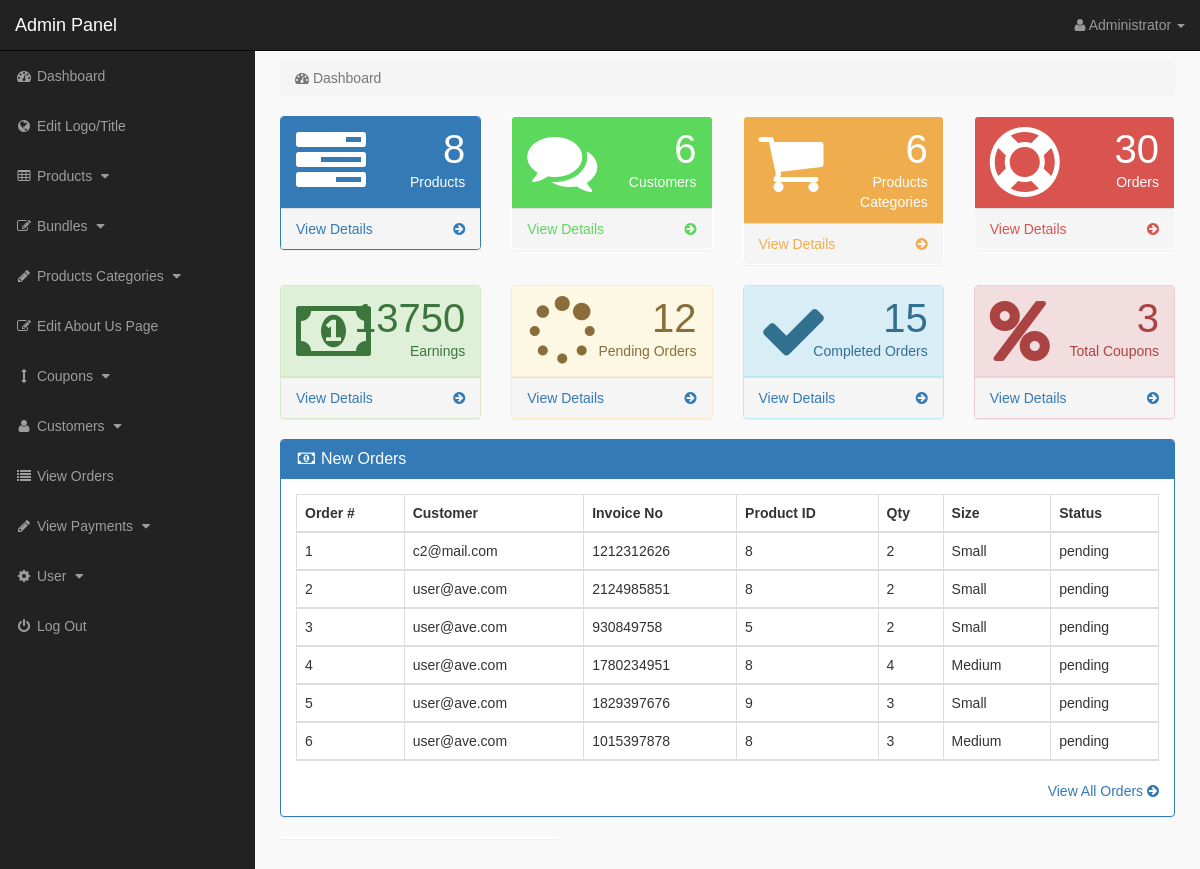
The page /admin_area/index.php?dashboard (signed in) on the database its author committed.
### tables this page shows
CREATE TABLE `pending_orders` (
  `order_id` int(10) NOT NULL,
  `customer_id` int(10) NOT NULL,
  `invoice_no` int(10) NOT NULL,
  `product_id` text NOT NULL,
  `qty` int(10) NOT NULL,
  `size` text NOT NULL,
  `order_status` text NOT NULL
);

CREATE TABLE `customers` (
  `customer_id` int(10) NOT NULL,
  `customer_name` varchar(255) NOT NULL,
  `customer_email` varchar(255) NOT NULL,
  `customer_pass` varchar(255) NOT NULL,
  `customer_country` text NOT NULL,
  `customer_city` text NOT NULL,
  `customer_contact` varchar(255) NOT NULL,
  `customer_address` text NOT NULL,
  `customer_image` text NOT NULL,
  `customer_ip` varchar(255) NOT NULL,
  `customer_confirm_code` text NOT NULL
);

### admin_area/dashboard.php (the view, shortened to what this page needs)
<?php
if (!isset($_SESSION['admin_email'])) {
    echo "<script>window.open('login.php','_self')</script>";
} else {
    $admin_level = $_SESSION['admin_level'];
    if ($admin_level == 2) {
        $hideme = 'display:none;';
    } else {
        $hideme = '';
    }
    ?>
<div class="row">
    <div class="col-lg-12">
        <ol class="breadcrumb">
            <li class="active">
        <i class="fa fa-dashboard"></i> Dashboard
            </li>
        </ol>
    </div>
</div>
<div class="row">
        <div class="col-lg-3 col-md-6">
            <div class="panel panel-primary">
                <div class="panel-heading">
                    <div class="row">
                        <div class="col-xs-3">
                            <i class="fa fa-tasks fa-5x"> </i>
                        </div>
                            <div class="col-xs-9 text-right">
                                <div class="huge"> <?php echo $count_products; ?> </div>
                                <div>Products</div>
                        </div>
                    </div>
                </div>
                <a href="index.php?view_products">
                    <div class="panel-footer">
                        <span class="pull-left"> View Details </span>
                        <span class="pull-right"> <i class="fa fa-arrow-circle-right"></i> </span>
                        <div class="clearfix"></div>
                    </div>
                </a>
            </div>
        </div>
    <div class="col-lg-3 col-md-6">
        <div class="panel panel-green">
            <div class="panel-heading">
                <div class="row">
                    <div class="col-xs-3">
                        <i class="fa fa-comments fa-5x"> </i>
                    </div>
                    <div class="col-xs-9 text-right">
                        <div class="huge"> <?php echo $count_customers; ?> </div>
                        <div>Customers</div>
                    </div>
                </div>
            </div>
            <a style="<?php echo $hideme; ?>" href="index.php?view_customers">
                <div class="panel-footer">
                    <span class="pull-left"> View Details </span>
                    <span class="pull-right"> <i class="fa fa-arrow-circle-right"></i> </span>
                    <div class="clearfix"></div>
                </div>
            </a>
        </div>
    </div>
    <div class="col-lg-3 col-md-6">
        <div class="panel panel-yellow">
            <div class="panel-heading">
                <div class="row">
                    <div class="col-xs-3">
                        <i class="fa fa-shopping-cart fa-5x"> </i>
                    </div>
                    <div class="col-xs-9 text-right">
                        <div class="huge"> <?php echo $count_p_categories; ?> </div>
                            <div>Products Categories</div>
                        </div>
                </div>
            </div>
            <a href="index.php?view_p_cats">
                <div class="panel-footer">
                    <span class="pull-left"> View Details </span>
                    <span class="pull-right"> <i class="fa fa-arrow-circle-right"></i> </span>
                    <div class="clearfix"></div>
                </div>
            </a>
        </div>
    </div>
    <div class="col-lg-3 col-md-6">
        <div class="panel panel-red">
            <div class="panel-heading">
                <div class="row">
                    <div class="col-xs-3">
                        <i class="fa fa-support fa-5x"> </i>
                    </div>
                    <div class="col-xs-9 text-right">
                        <div class="huge"> <?php echo $count_total_orders; ?> </div>
                        <div>Orders</div>
                    </div>
                </div>
            </div>
            <a href="index.php?view_orders">
                <div class="panel-footer">
                    <span class="pull-left"> View Details </span>
                    <span class="pull-right"> <i class="fa fa-arrow-circle-right"></i> </span>
                    <div class="clearfix"></div>
                </div>
            </a>
        </div>
    </div>
</div>
<div class="row">
    <div class="col-lg-3 col-md-6">
        <div class="panel panel-success">
            <div class="panel-heading">
                <div class="row">
                    <div class="col-xs-3">
                        <i class="fa fa-money fa-5x"> </i>
                    </div>
                    <div class="col-xs-9 text-right">
                        <div class="huge"> <?php echo $count_total_earnings ?> </div>
                        <div>Earnings</div>
                    </div>
                </div>
            </div>
            <a href="index.php?view_payments">
             <div class="panel-footer">
                <span class="pull-left"> View Details </span>
                <span class="pull-right"> <i class="fa fa-arrow-circle-right"></i> </span>
                <div class="clearfix"></div>
                 </div>
             </a>
        </div>
    </div>
    <div class="col-lg-3 col-md-6">
        <div class="panel panel-warning">
            <div class="panel-heading">
                <div class="row">
                    <div class="col-xs-3">
                        <i class="fa fa-spinner fa-5x"> </i>
                    </div>
                    <div class="col-xs-9 text-right">
                        <div class="huge"> <?php echo $count_pending_orders ?> </div>
                        <div>Pending Orders</div>
                    </div>
                </div>
            </div>
            <a href="index.php?view_orders">
                <div class="panel-footer">
                    <span class="pull-left"> View Details </span>
                    <span class="pull-right"> <i class="fa fa-arrow-circle-right"></i> </span>
                    <div class="clearfix"></div>
                </div>
            </a>
        </div>
    </div>
    <div class="col-lg-3 col-md-6">
        <div class="panel panel-info">
            <div class="panel-heading">
                <div class="row">
                    <div class="col-xs-3">
                        <i class="fa fa-check fa-5x"> </i>
                    </div>
                    <div class="col-xs-9 text-right">
                        <div class="huge"> <?php echo $count_completed_orders ?> </div>
                        <div>Completed Orders</div>
                    </div>
                </div>
            </div>
            <a href="index.php?view_orders">
                <div class="panel-footer">
                    <span class="pull-left"> View Details </span>
                    <span class="pull-right"> <i class="fa fa-arrow-circle-right"></i> </span>
                    <div class="clearfix"></div>
                </div>
            </a>
        </div>
    </div>
    <div class="col-lg-3 col-md-6">
        <div class="panel panel-danger">
            <div class="panel-heading">
                <div class="row">
                    <div class="col-xs-3">
                        <i class="fa fa-percent fa-5x"> </i>
                    </div>
                    <div class="col-xs-9 text-right">
                        <div class="huge"> <?php echo $count_coupons; ?> </div>
                        <div>Total Coupons</div>
                    </div>
                </div>
            </div>
            <a style="<?php echo $hideme; ?>" href="index.php?view_coupons">
                <div class="panel-footer">
                    <span class="pull-left"> View Details </span>
                    <span class="pull-right"> <i class="fa fa-arrow-circle-right"></i> </span>
                    <div class="clearfix"></div>
                </div>
            </a>
        </div>
    </div>
</div>
<div class="row" >
    <div class="col-lg-12" >
        <div class="panel panel-primary" >
            <div class="panel-heading" >
                <h3 class="panel-title" >
                    <i class="fa fa-money fa-fw" ></i> New Orders
                </h3>
            </div>
            <div class="panel-body" >
                <div class="table-responsive" >
                    <table class="table table-bordered table-hover table-striped" >
                        <thead>
                        <tr>
                            <th>Order #</th>
                            <th>Customer</th>
                            <th>Invoice No</th>
                            <th>Product ID</th>
                            <th>Qty</th>
                            <th>Size</th>
                            <th>Status</th>
                        </tr>
                        <?php
                            $i = 0;
                            $get_order = "select * from pending_orders order by 1 DESC LIMIT 0,6";
                            $run_order = mysqli_query($con, $get_order);
                            while ($row_order = mysqli_fetch_array($run_order)) {
                                $c_id = $row_order['customer_id'];
                                $invoice_no = $row_order['invoice_no'];
                                $product_id = $row_order['product_id'];
                                $qty = $row_order['qty'];
                                $size = $row_order['size'];
                                $order_status = $row_order['order_status'];
                                $i++;
                                ?>
                                <tr>
                                    <td><?php echo $i; ?></td>
                                    <td>
                                        <?php
                                            $get_customer = "select * from customers where customer_id='$c_id'";
                                            $run_customer = mysqli_query($con, $get_customer);
                                            $row_customer = mysqli_fetch_array($run_customer);
                                            $customer_email = $row_customer['customer_email'];
                                            echo $customer_email;
                                        ?>
                                    </td>
                                    <td><?php echo $invoice_no; ?></td>
                                    <td><?php echo $product_id; ?></td>
                                    <td><?php echo $qty; ?></td>
                                    <td><?php echo $size; ?></td>
                                    <td>
                                        <?php
                                            if ($order_status == 'pending') {
                                                 echo $order_status = 'pending';
                                            } else if ($order_status == 'Returned') {
                                                 echo $order_status = 'Returned';
                                            } else if ($order_status == 'Refunded') {
                                                 echo $order_status = 'Refunded';
                                            } else {
                                                 echo $order_status = 'Complete';
                                            }
                                        ?>
                                    </td>
                                </tr>
                            <?php }?>
                     </table>
                </div>
                <div class="text-right" >
                    <a href="index.php?view_orders" >
                    View All Orders <i class="fa fa-arrow-circle-right" ></i>
                    </a>
                </div>
            </div>
        </div>
    </div>
    <div class="col-md-4">
        <div class="panel">
        </div>
    </div>
</div>
<?php }?>

### admin_area/includes/sidebar.php (shortened to what this page needs)
<?php
if (!isset($_SESSION['admin_email'])) {
    echo "<script>window.open('login.php','_self')</script>";
} else {
    $admin_level = $_SESSION['admin_level'];
    if ($admin_level == 2) {
        $hideme = 'display:none;';
    } else {
        $hideme = '';
    }
    ?>
<nav class="navbar navbar-inverse navbar-fixed-top" >
<div class="navbar-header" >
<a class="navbar-brand" href="index.php?dashboard" >Admin Panel</a>
</div>
<ul class="nav navbar-right top-nav" >
<li class="dropdown" >
<a href="#" class="dropdown-toggle" data-toggle="dropdown" >
<i class="fa fa-user" ></i>
<?php echo $admin_name; ?> <b class="caret" ></b>
</a>
</li>
</ul>
<div class="collapse navbar-collapse navbar-ex1-collapse">
<ul class="nav navbar-nav side-nav">
<li>
<a href="index.php?dashboard">
<i class="fa fa-fw fa-dashboard"></i> Dashboard
</a>
</li>
<li>
<a style="<?php echo $hideme; ?>" href="index.php?edit_logo_title">
<i class="fa fa-fw fa-globe"></i> Edit Logo/Title
</a>
</li>
<li>
<a href="#" data-toggle="collapse" data-target="#products">
<i class="fa fa-fw fa-table"></i> Products
<i class="fa fa-fw fa-caret-down"></i>
</a>
</li>
<li>
<a href="#" data-toggle="collapse" data-target="#bundles">
<i class="fa fa-fw fa-edit"></i> Bundles
<i class="fa fa-fw fa-caret-down"></i>
</a>
</li>
<li>
<a href="#" data-toggle="collapse" data-target="#p_cat">
<i class="fa fa-fw fa-pencil"></i> Products Categories
<i class="fa fa-fw fa-caret-down"></i>
</a>
</li>
<li style="<?php echo $hideme; ?>">
<a href="index.php?edit_about_us">
<i class="fa fa-fw fa-edit"></i> Edit About Us Page
</a>
</li>
<li style="<?php echo $hideme; ?>">
<a href="#" data-toggle="collapse" data-target="#coupons">
<i class="fa fa-fw fa-arrows-v"></i> Coupons
<i class="fa fa-fw fa-caret-down"></i>
</a>
</li>
<li style="<?php echo $hideme; ?>">
<a href="#" data-toggle="collapse" data-target="#customer">
<i class="fa fa-fw fa-user"></i> Customers
<i class="fa fa-fw fa-caret-down"></i>
</a>
</li>
<li>
<a href="index.php?view_orders">
<i class="fa fa-fw fa-list"></i> View Orders
</a>
</li>
<li>
<a href="#" data-toggle="collapse" data-target="#pay">
<i class="fa fa-fw fa-pencil"></i> View Payments
<i class="fa fa-fw fa-caret-down"></i>
</a>
</li>
<li>
<a href="#" data-toggle="collapse" data-target="#users">
<i class="fa fa-fw fa-gear"></i> User
<i class="fa fa-fw fa-caret-down"></i>
</a>
</li>
<li>
<a href="logout.php">
<i class="fa fa-fw fa-power-off"></i> Log Out
</a>
</li>
</ul>
</div>
</nav>
<?php }?>

### rows shown on the page
pending_orders: customer.customer_email "c2@mail.com", invoice_no "1212312626", product "8", qty "2", size "Small"
pending_orders: customer.customer_email "user@ave.com", invoice_no "2124985851", product "8", qty "2", size "Small"
pending_orders: customer.customer_email "user@ave.com", invoice_no "930849758", product "5", qty "2", size "Small"
pending_orders: customer.customer_email "user@ave.com", invoice_no "1780234951", product "8", qty "4", size "Medium"
pending_orders: customer.customer_email "user@ave.com", invoice_no "1829397676", product "9", qty "3", size "Small"
pending_orders: customer.customer_email "user@ave.com", invoice_no "1015397878", product "8", qty "3", size "Medium"

### other values the page prints
$admin_name "Administrator"
$count_products "8"
$count_customers "6"
$count_p_categories "6"
$count_total_orders "30"
$count_total_earnings "13750"
$count_pending_orders "12"
$count_completed_orders "15"
$count_coupons "3"
